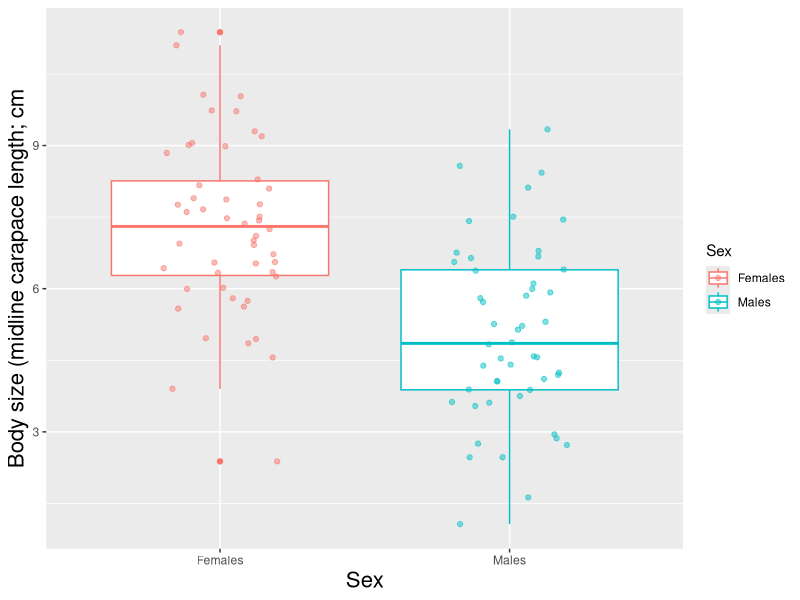
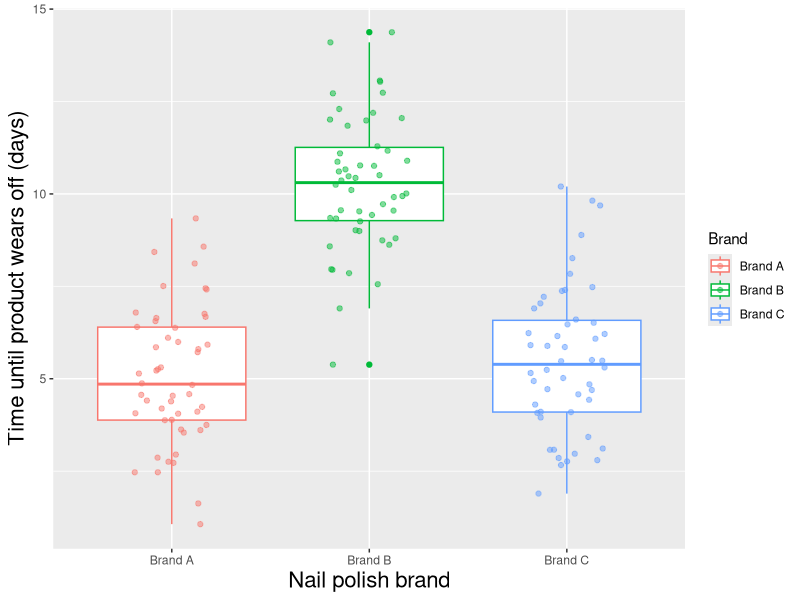
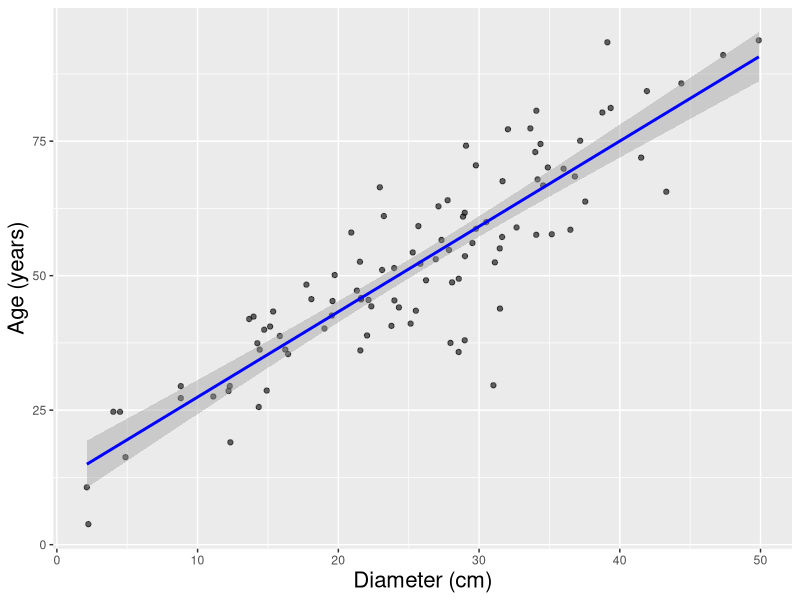
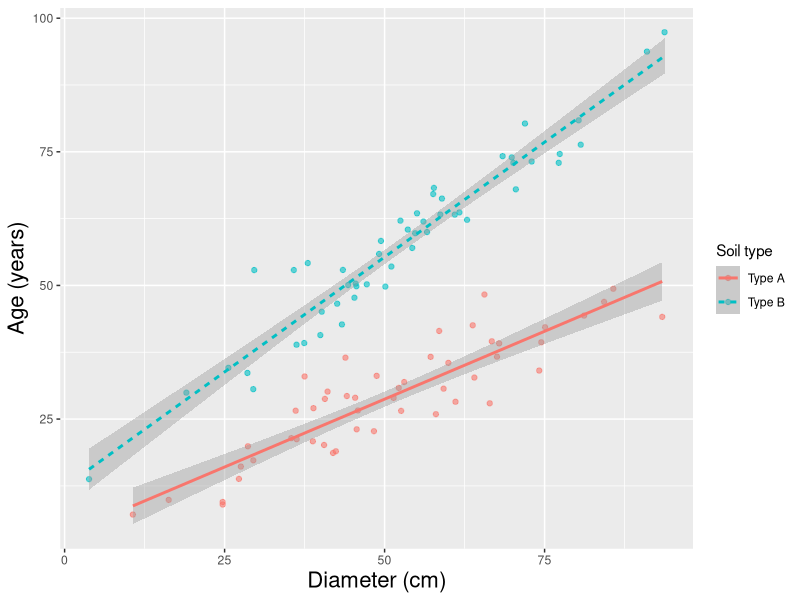
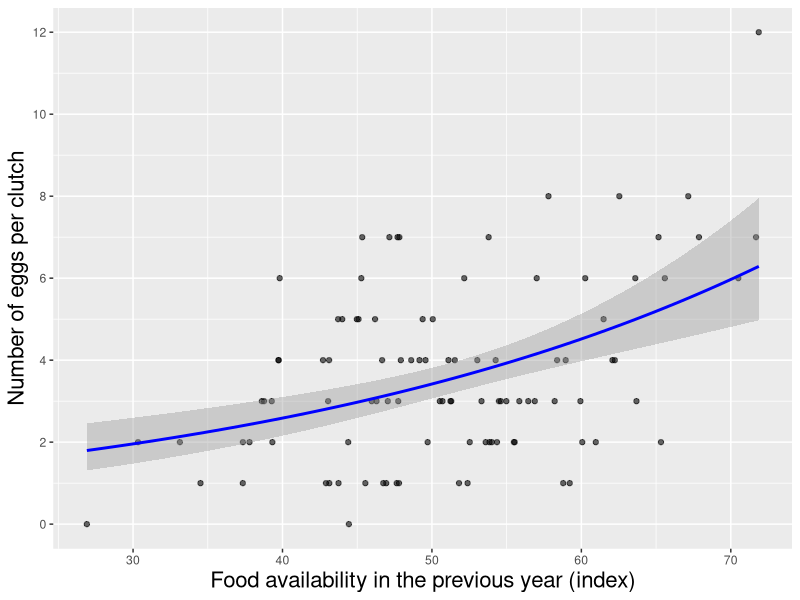
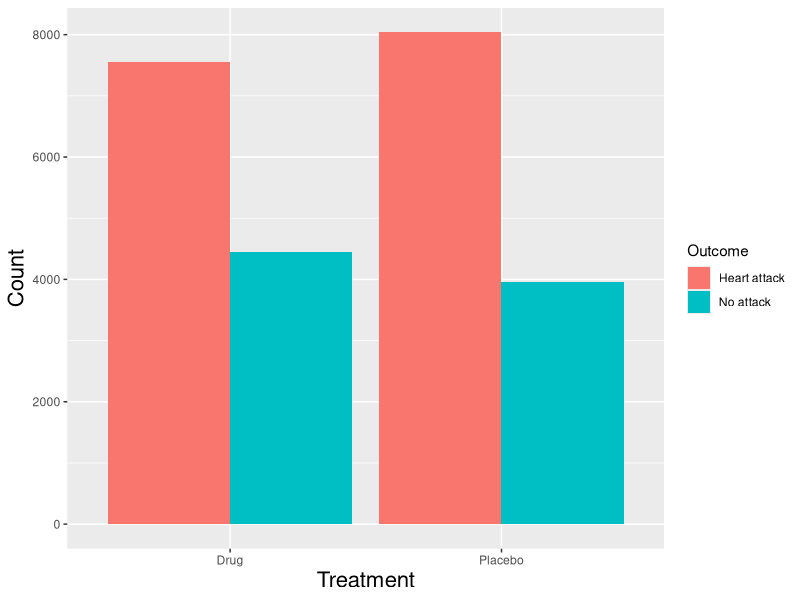
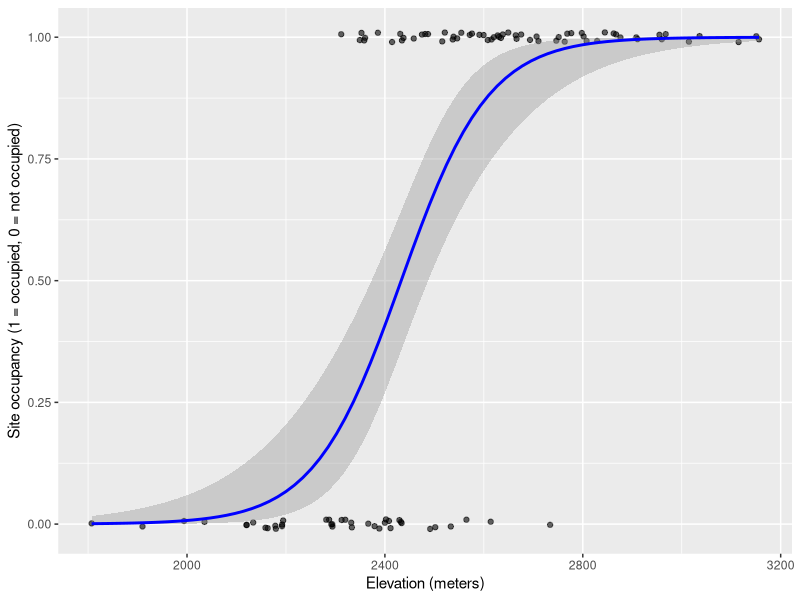

Generate these figures, in order, with R:
## ---- chunk 1

knitr::opts_chunk$set(echo = TRUE, cache = TRUE, message = FALSE)

## ---- chunk 2

#  NRES 710, Lecture 3 ---------------------------
#  University of Nevada, Reno   

#  Taxonomy of statistics                            

## ---- chunk 3
knitr::opts_chunk$set(echo = FALSE, cache = TRUE)

# Load necessary libraries
library(ggplot2)

# Set seed for reproducibility
set.seed(123)

# Simulate data
Sex <- rep(c("Males", "Females"), each = 50)
response <- c(rnorm(50, mean = 5, sd = 2), rnorm(50, mean = 7, sd = 2))
turtle <- data.frame(Sex, response)

# Create the plot
ggplot(turtle, aes(x = Sex, y = response, color = Sex)) +
  geom_boxplot() +
  geom_jitter(width = 0.2, alpha = 0.5) +
  labs(x = "Sex",
       y = "Body size (midline carapace length; cm") +
  theme(axis.title.x = element_text(size = 16),
        axis.title.y = element_text(size = 16))

## ---- chunk 4
knitr::opts_chunk$set(echo = FALSE, cache = TRUE)

# Load necessary libraries
library(ggplot2)

# Set seed for reproducibility
set.seed(123)

# Simulate data
Brand <- rep(c("Brand A", "Brand B", "Brand C"), each = 50)
response <- c(rnorm(50, mean = 5, sd = 2), rnorm(50, mean = 10, sd = 2), rnorm(50, mean = 6, sd = 2))
polish <- data.frame(Brand, response)

# Create the plot
ggplot(polish, aes(x = Brand, y = response, color = Brand)) +
  geom_boxplot() +
  geom_jitter(width = 0.2, alpha = 0.5) +
  labs(x = "Nail polish brand",
       y = "Time until product wears off (days)") +
  theme(axis.title.x = element_text(size = 16),
        axis.title.y = element_text(size = 16))

## ---- chunk 5
knitr::opts_chunk$set(echo = FALSE, cache = TRUE)

# Load necessary libraries
library(ggplot2)

# Set seed for reproducibility
set.seed(123)

# Simulate data
age <- rnorm(100, mean = 50, sd = 20)
diameter <- 0.5 * age + rnorm(100, mean = 0, sd = 5)
trees <- data.frame(age, diameter)

# Create the plot
ggplot(trees, aes(x = diameter, y = age)) +
  geom_point(alpha = 0.6) +
  geom_smooth(method = "lm", se = TRUE, color = "blue") +
  labs(x = "Diameter (cm)",
       y = "Age (years)") +
  theme(axis.title.x = element_text(size = 16),
        axis.title.y = element_text(size = 16))

## ---- chunk 6
knitr::opts_chunk$set(echo = FALSE, cache = TRUE)

# Load necessary libraries
library(ggplot2)

# Set seed for reproducibility
set.seed(123)

# Simulate data
diameter <- rnorm(100, mean = 50, sd = 20)
soil_type <- rep(c("Type A", "Type B"), each = 50)
age <- ifelse(soil_type == "Type A", 
                   0.5 * age + 5 + rnorm(50, mean = 0, sd = 5), 
                   0.9 * age + 10 + rnorm(50, mean = 0, sd = 5))
trees <- data.frame(age, soil_type, diameter)

# Create the plot
ggplot(trees, aes(x = diameter, y = age, color = soil_type)) +
  geom_point(alpha = 0.6) +
  geom_smooth(method = "lm", se = TRUE, aes(linetype = soil_type)) +
  labs(x = "Diameter (cm)",
       y = "Age (years)",
       color = "Soil type",
       lty = "Soil type") +
  theme(axis.title.x = element_text(size = 16),
        axis.title.y = element_text(size = 16))

## ---- chunk 7
knitr::opts_chunk$set(echo = FALSE, cache = TRUE)

# Load necessary libraries
library(ggplot2)

# Set seed for reproducibility
set.seed(123)

# Simulate data
food_availability <- rnorm(100, mean = 50, sd = 10)
lambda <- exp(0.025 * food_availability) # mean of Poisson distribution
eggs_produced <- rpois(length(lambda), lambda)
eggs <- data.frame(food_availability, eggs_produced)

# Fit a GLM with Poisson distribution
glm_fit <- glm(eggs_produced ~ food_availability, family = poisson, data = eggs)

# Create the plot
ggplot(eggs, aes(x = food_availability, y = eggs_produced)) +
  geom_point(alpha = 0.6) +
  geom_smooth(method = "glm", method.args = list(family = "poisson"), se = TRUE, color = "blue") +
  scale_y_continuous(breaks = scales::pretty_breaks(n = 5)) +
  labs(x = "Food availability in the previous year (index)",
       y = "Number of eggs per clutch") +
  theme(axis.title.x = element_text(size = 16),
        axis.title.y = element_text(size = 16))

## ---- chunk 8
knitr::opts_chunk$set(echo = FALSE, cache = TRUE)

# Create the data frame
data <- data.frame(
  Treatment = rep(c("Placebo", "Drug"), each = 2),
  Outcome = rep(c("Heart attack", "No attack"), 2),
  Count = c(8040, 3960, 7560, 4440)
)

# # Display the contingency table
# print(data)

# Load necessary libraries
library(ggplot2)

# Create the bar plot
ggplot(data, aes(x = Treatment, y = Count, fill = Outcome)) +
  geom_bar(stat = "identity", position = "dodge") +
  labs(x = "Treatment",
       y = "Count") +
    theme(axis.title.x = element_text(size = 16),
        axis.title.y = element_text(size = 16))

## ---- chunk 9
knitr::opts_chunk$set(echo = FALSE, cache = TRUE)

# Load necessary libraries
library(ggplot2)

# Set seed for reproducibility
set.seed(123)

# Simulate data
elevation <- rnorm(100, mean = 2500, sd = 300)
occupancy_prob <- 1 / (1 + exp(-(0.01 * (elevation - 2500))))
occupancy <- rbinom(100, size = 1, prob = occupancy_prob)
data <- data.frame(elevation, occupancy)

# Fit a logistic regression model
logistic_model <- glm(occupancy ~ elevation, family = binomial, data = data)

# Create the plot
ggplot(data, aes(x = elevation, y = occupancy)) +
  geom_point(alpha = 0.6, position = position_jitter(height = 0.01)) +
  stat_smooth(method = "glm", method.args = list(family = "binomial"), se = TRUE, color = "blue") +
  labs(x = "Elevation (meters)",
       y = "Site occupancy (1 = occupied, 0 = not occupied)")

